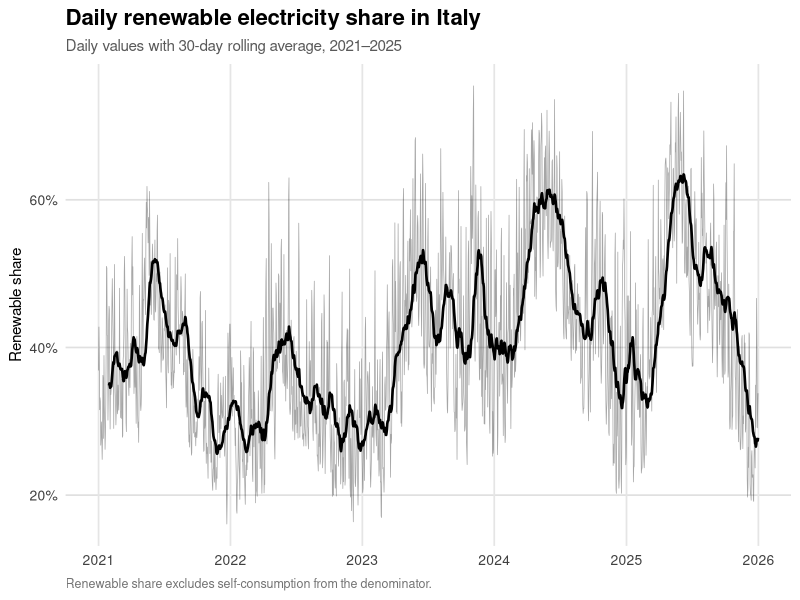
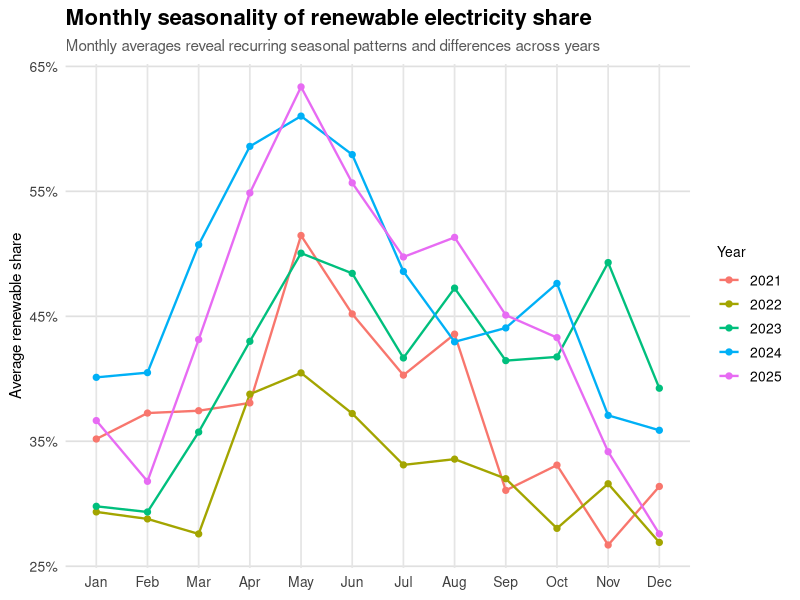
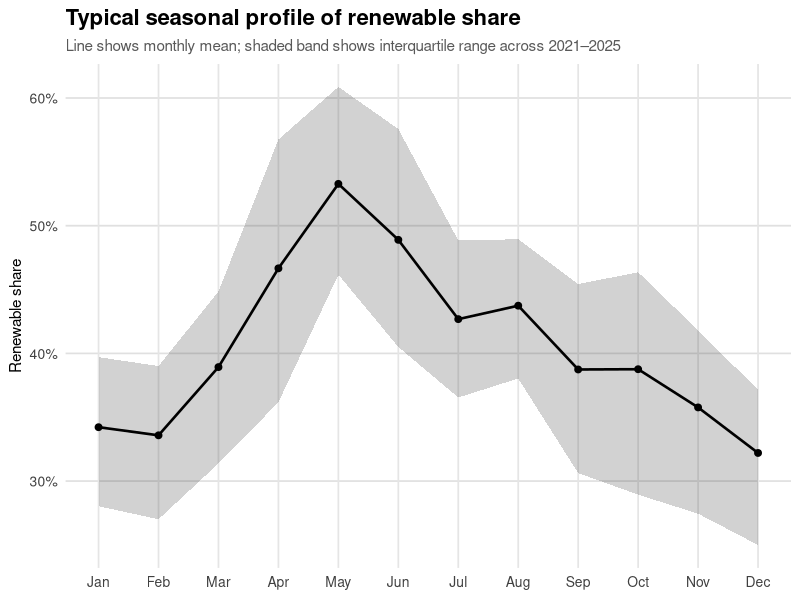
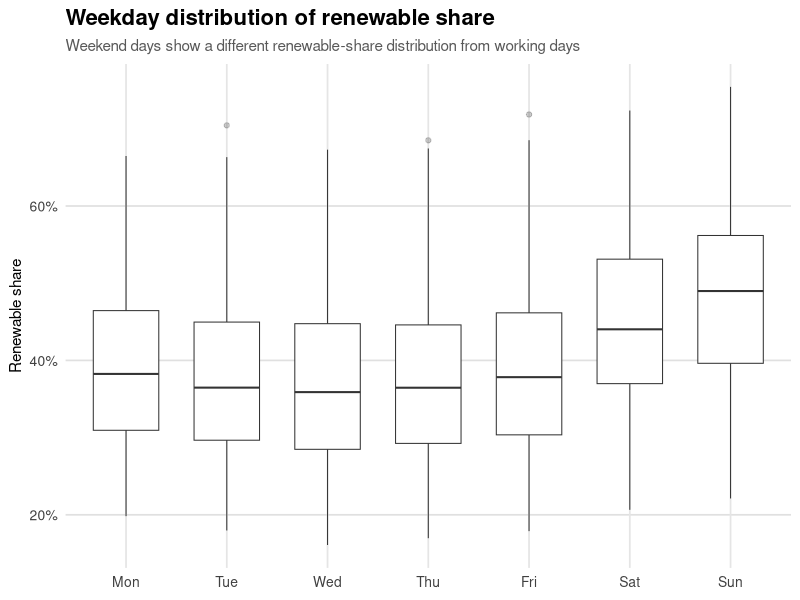
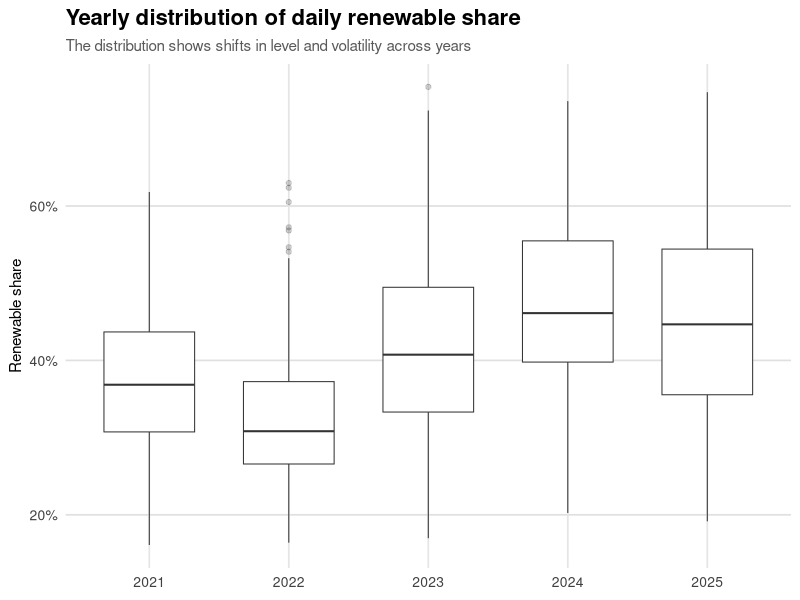
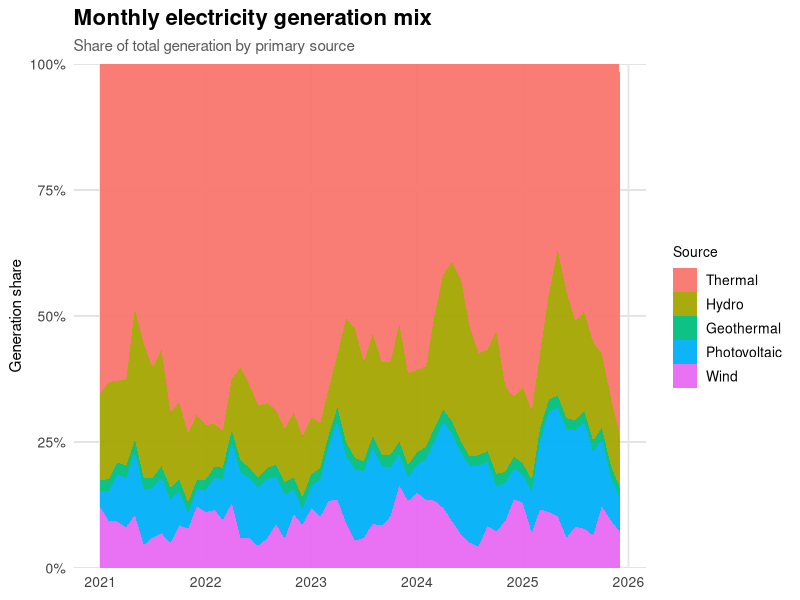
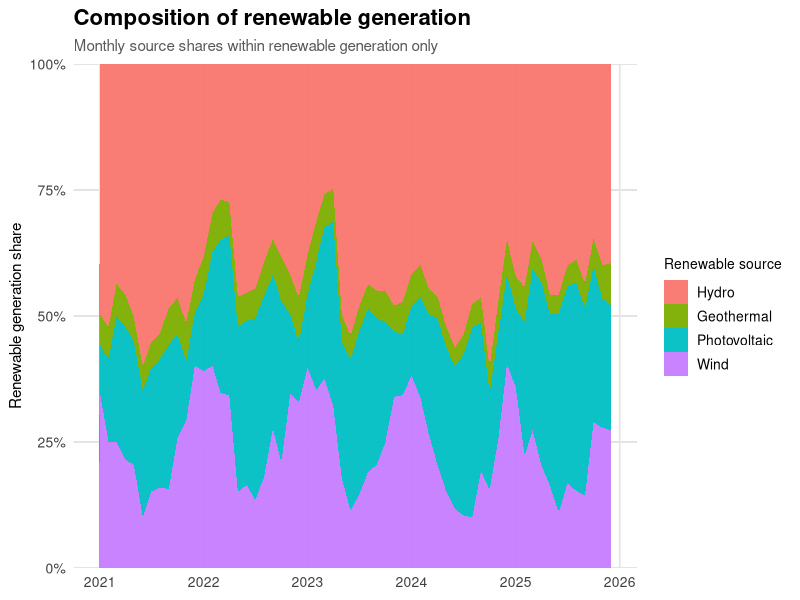
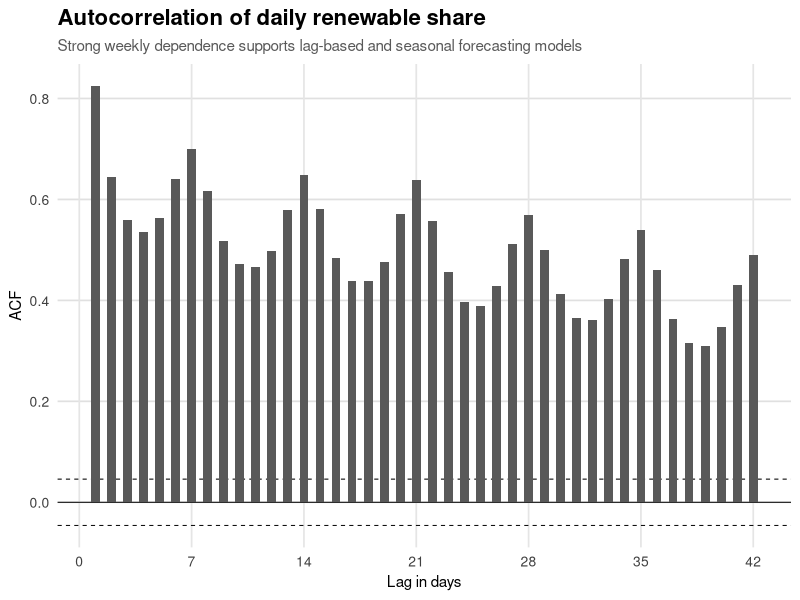

Write R code to recreate these figures, in order.
library(dplyr)
library(tidyr)
library(readr)
library(ggplot2)
library(lubridate)
library(zoo)
library(scales)
library(forecast)

daily_data <- readr::read_csv(
  "data/processed/renewable_daily_clean.csv",
  show_col_types = FALSE
)

dir.create("figures", showWarnings = FALSE)
unlink("figures/*.png")

theme_project <- function() {
  theme_minimal(base_size = 13) +
    theme(
      plot.title = element_text(face = "bold", size = 16),
      plot.subtitle = element_text(size = 11, colour = "grey35"),
      plot.caption = element_text(size = 9, colour = "grey45", hjust = 0),
      axis.title = element_text(size = 11),
      axis.text = element_text(size = 10, colour = "grey25"),
      panel.grid.minor = element_blank(),
      panel.grid.major.x = element_line(colour = "grey90"),
      panel.grid.major.y = element_line(colour = "grey88"),
      legend.title = element_text(size = 10),
      legend.text = element_text(size = 10),
      legend.position = "right"
    )
}

source_labels <- c(
  thermal = "Thermal",
  hydro = "Hydro",
  geothermal = "Geothermal",
  photovoltaic = "Photovoltaic",
  wind = "Wind"
)

renewable_labels <- c(
  hydro = "Hydro",
  geothermal = "Geothermal",
  photovoltaic = "Photovoltaic",
  wind = "Wind"
)

daily_data <- daily_data %>%
  mutate(
    year = as.integer(year),
    month = as.integer(month),
    month_name = factor(month.abb[month], levels = month.abb),
    weekday = factor(weekday, levels = c("Mon", "Tue", "Wed", "Thu", "Fri", "Sat", "Sun")),
    split = if_else(date < as.Date("2025-01-01"), "Training period", "Test period")
  )

summary_stats <- daily_data %>%
  summarise(
    start_date = min(date),
    end_date = max(date),
    n_days = n(),
    mean_renewable_share = mean(renewable_share_excl_sc, na.rm = TRUE),
    sd_renewable_share = sd(renewable_share_excl_sc, na.rm = TRUE),
    min_renewable_share = min(renewable_share_excl_sc, na.rm = TRUE),
    max_renewable_share = max(renewable_share_excl_sc, na.rm = TRUE)
  )

print(summary_stats)

p1_data <- daily_data %>%
  arrange(date) %>%
  mutate(
    renewable_share_30d = zoo::rollmean(
      renewable_share_excl_sc,
      k = 30,
      fill = NA,
      align = "right"
    )
  )

p1 <- ggplot(p1_data, aes(x = date)) +
  geom_line(aes(y = renewable_share_excl_sc), linewidth = 0.25, alpha = 0.35) +
  geom_line(
    data = p1_data %>% filter(!is.na(renewable_share_30d)),
    aes(y = renewable_share_30d),
    linewidth = 0.9
  ) +
  scale_x_date(date_breaks = "1 year", date_labels = "%Y") +
  scale_y_continuous(labels = label_number(suffix = "%")) +
  labs(
    title = "Daily renewable electricity share in Italy",
    subtitle = "Daily values with 30-day rolling average, 2021–2025",
    x = NULL,
    y = "Renewable share",
    caption = "Renewable share excludes self-consumption from the denominator."
  ) +
  theme_project()

ggsave("figures/01_renewable_share_trend.png", p1, width = 11, height = 5.8, dpi = 320)

p2_data <- daily_data %>%
  group_by(year, month, month_name) %>%
  summarise(
    renewable_share = mean(renewable_share_excl_sc, na.rm = TRUE),
    .groups = "drop"
  )

p2 <- ggplot(p2_data, aes(x = month_name, y = renewable_share, group = factor(year), colour = factor(year))) +
  geom_line(linewidth = 0.8) +
  geom_point(size = 1.8) +
  scale_y_continuous(labels = label_number(suffix = "%")) +
  labs(
    title = "Monthly seasonality of renewable electricity share",
    subtitle = "Monthly averages reveal recurring seasonal patterns and differences across years",
    x = NULL,
    y = "Average renewable share",
    colour = "Year"
  ) +
  theme_project()

ggsave("figures/02_monthly_seasonality_by_year.png", p2, width = 11, height = 5.8, dpi = 320)

p3_data <- daily_data %>%
  group_by(month, month_name) %>%
  summarise(
    mean_share = mean(renewable_share_excl_sc, na.rm = TRUE),
    p25 = quantile(renewable_share_excl_sc, 0.25, na.rm = TRUE),
    p75 = quantile(renewable_share_excl_sc, 0.75, na.rm = TRUE),
    .groups = "drop"
  )

p3 <- ggplot(p3_data, aes(x = month, y = mean_share)) +
  geom_ribbon(aes(ymin = p25, ymax = p75), alpha = 0.22) +
  geom_line(linewidth = 0.9) +
  geom_point(size = 2) +
  scale_x_continuous(breaks = 1:12, labels = month.abb) +
  scale_y_continuous(labels = label_number(suffix = "%")) +
  labs(
    title = "Typical seasonal profile of renewable share",
    subtitle = "Line shows monthly mean; shaded band shows interquartile range across 2021–2025",
    x = NULL,
    y = "Renewable share"
  ) +
  theme_project()

ggsave("figures/03_monthly_seasonal_profile.png", p3, width = 10, height = 5.6, dpi = 320)

p4 <- ggplot(daily_data, aes(x = weekday, y = renewable_share_excl_sc)) +
  geom_boxplot(width = 0.65, outlier.alpha = 0.25, linewidth = 0.35) +
  scale_y_continuous(labels = label_number(suffix = "%")) +
  labs(
    title = "Weekday distribution of renewable share",
    subtitle = "Weekend days show a different renewable-share distribution from working days",
    x = NULL,
    y = "Renewable share"
  ) +
  theme_project() +
  theme(legend.position = "none")

ggsave("figures/04_weekday_distribution.png", p4, width = 9, height = 5.6, dpi = 320)

p5 <- ggplot(daily_data, aes(x = factor(year), y = renewable_share_excl_sc)) +
  geom_boxplot(width = 0.65, outlier.alpha = 0.22, linewidth = 0.35) +
  scale_y_continuous(labels = label_number(suffix = "%")) +
  labs(
    title = "Yearly distribution of daily renewable share",
    subtitle = "The distribution shows shifts in level and volatility across years",
    x = NULL,
    y = "Renewable share"
  ) +
  theme_project() +
  theme(legend.position = "none")

ggsave("figures/05_yearly_distribution.png", p5, width = 9, height = 5.6, dpi = 320)

monthly_mix_share <- daily_data %>%
  mutate(month_date = as.Date(sprintf("%d-%02d-01", year, month))) %>%
  group_by(month_date) %>%
  summarise(
    thermal = sum(thermal, na.rm = TRUE),
    hydro = sum(hydro, na.rm = TRUE),
    geothermal = sum(geothermal, na.rm = TRUE),
    photovoltaic = sum(photovoltaic, na.rm = TRUE),
    wind = sum(wind, na.rm = TRUE),
    .groups = "drop"
  ) %>%
  mutate(total_generation_gwh = thermal + hydro + geothermal + photovoltaic + wind) %>%
  pivot_longer(
    cols = c(thermal, hydro, geothermal, photovoltaic, wind),
    names_to = "source",
    values_to = "generation_gwh"
  ) %>%
  mutate(
    generation_share = 100 * generation_gwh / total_generation_gwh,
    source = factor(source, levels = names(source_labels), labels = source_labels)
  )

p6 <- ggplot(monthly_mix_share, aes(x = month_date, y = generation_share, fill = source)) +
  geom_area(linewidth = 0.1, alpha = 0.95) +
  scale_x_date(date_breaks = "1 year", date_labels = "%Y") +
  scale_y_continuous(labels = label_number(suffix = "%"), expand = c(0, 0)) +
  labs(
    title = "Monthly electricity generation mix",
    subtitle = "Share of total generation by primary source",
    x = NULL,
    y = "Generation share",
    fill = "Source"
  ) +
  theme_project()

ggsave("figures/06_monthly_generation_mix_share.png", p6, width = 11, height = 5.8, dpi = 320)

renewable_composition <- daily_data %>%
  mutate(month_date = as.Date(sprintf("%d-%02d-01", year, month))) %>%
  group_by(month_date) %>%
  summarise(
    hydro = sum(hydro, na.rm = TRUE),
    geothermal = sum(geothermal, na.rm = TRUE),
    photovoltaic = sum(photovoltaic, na.rm = TRUE),
    wind = sum(wind, na.rm = TRUE),
    .groups = "drop"
  ) %>%
  mutate(renewable_total_gwh = hydro + geothermal + photovoltaic + wind) %>%
  pivot_longer(
    cols = c(hydro, geothermal, photovoltaic, wind),
    names_to = "source",
    values_to = "generation_gwh"
  ) %>%
  mutate(
    renewable_source_share = 100 * generation_gwh / renewable_total_gwh,
    source = factor(source, levels = names(renewable_labels), labels = renewable_labels)
  )

p7 <- ggplot(renewable_composition, aes(x = month_date, y = renewable_source_share, fill = source)) +
  geom_area(linewidth = 0.1, alpha = 0.95) +
  scale_x_date(date_breaks = "1 year", date_labels = "%Y") +
  scale_y_continuous(labels = label_number(suffix = "%"), expand = c(0, 0)) +
  labs(
    title = "Composition of renewable generation",
    subtitle = "Monthly source shares within renewable generation only",
    x = NULL,
    y = "Renewable generation share",
    fill = "Renewable source"
  ) +
  theme_project()

ggsave("figures/07_renewable_source_composition.png", p7, width = 11, height = 5.8, dpi = 320)

acf_data <- forecast::Acf(
  daily_data$renewable_share_excl_sc,
  lag.max = 42,
  plot = FALSE
)

acf_tbl <- tibble(
  lag = as.numeric(acf_data$lag),
  acf = as.numeric(acf_data$acf)
) %>%
  filter(lag > 0)

ci <- 1.96 / sqrt(nrow(daily_data))

p8 <- ggplot(acf_tbl, aes(x = lag, y = acf)) +
  geom_hline(yintercept = 0, linewidth = 0.35) +
  geom_hline(yintercept = c(-ci, ci), linetype = "dashed", linewidth = 0.35) +
  geom_col(width = 0.55) +
  scale_x_continuous(breaks = seq(0, 42, by = 7)) +
  labs(
    title = "Autocorrelation of daily renewable share",
    subtitle = "Strong weekly dependence supports lag-based and seasonal forecasting models",
    x = "Lag in days",
    y = "ACF"
  ) +
  theme_project() +
  theme(legend.position = "none")

ggsave("figures/08_acf_renewable_share.png", p8, width = 10, height = 5.6, dpi = 320)

p9_data <- p1_data %>%
  mutate(split = if_else(date < as.Date("2025-01-01"), "Training period", "Test period"))

p9 <- ggplot(p9_data, aes(x = date, y = renewable_share_excl_sc)) +
  annotate(
    "rect",
    xmin = as.Date("2021-01-01"),
    xmax = as.Date("2024-12-31"),
    ymin = -Inf,
    ymax = Inf,
    alpha = 0.08
  ) +
  annotate(
    "rect",
    xmin = as.Date("2025-01-01"),
    xmax = as.Date("2025-12-31"),
    ymin = -Inf,
    ymax = Inf,
    alpha = 0.16
  ) +
  geom_line(linewidth = 0.25, alpha = 0.4) +
  geom_line(
    data = p9_data %>% filter(!is.na(renewable_share_30d)),
    aes(y = renewable_share_30d),
    linewidth = 0.85
  ) +
  geom_vline(xintercept = as.Date("2025-01-01"), linetype = "dashed", linewidth = 0.5) +
  annotate("text", x = as.Date("2022-12-31"), y = 77, label = "Training: 2021–2024", size = 4) +
  annotate("text", x = as.Date("2025-07-01"), y = 77, label = "Test: 2025", size = 4) +
  scale_x_date(date_breaks = "1 year", date_labels = "%Y") +
  scale_y_continuous(labels = label_number(suffix = "%")) +
  labs(
    title = "Forecast evaluation design",
    subtitle = "Models are trained on 2021–2024 and evaluated on the held-out 2025 period",
    x = NULL,
    y = "Renewable share"
  ) +
  theme_project()

ggsave("figures/09_train_test_split.png", p9, width = 11, height = 5.8, dpi = 320)

print(list.files("figures"))
